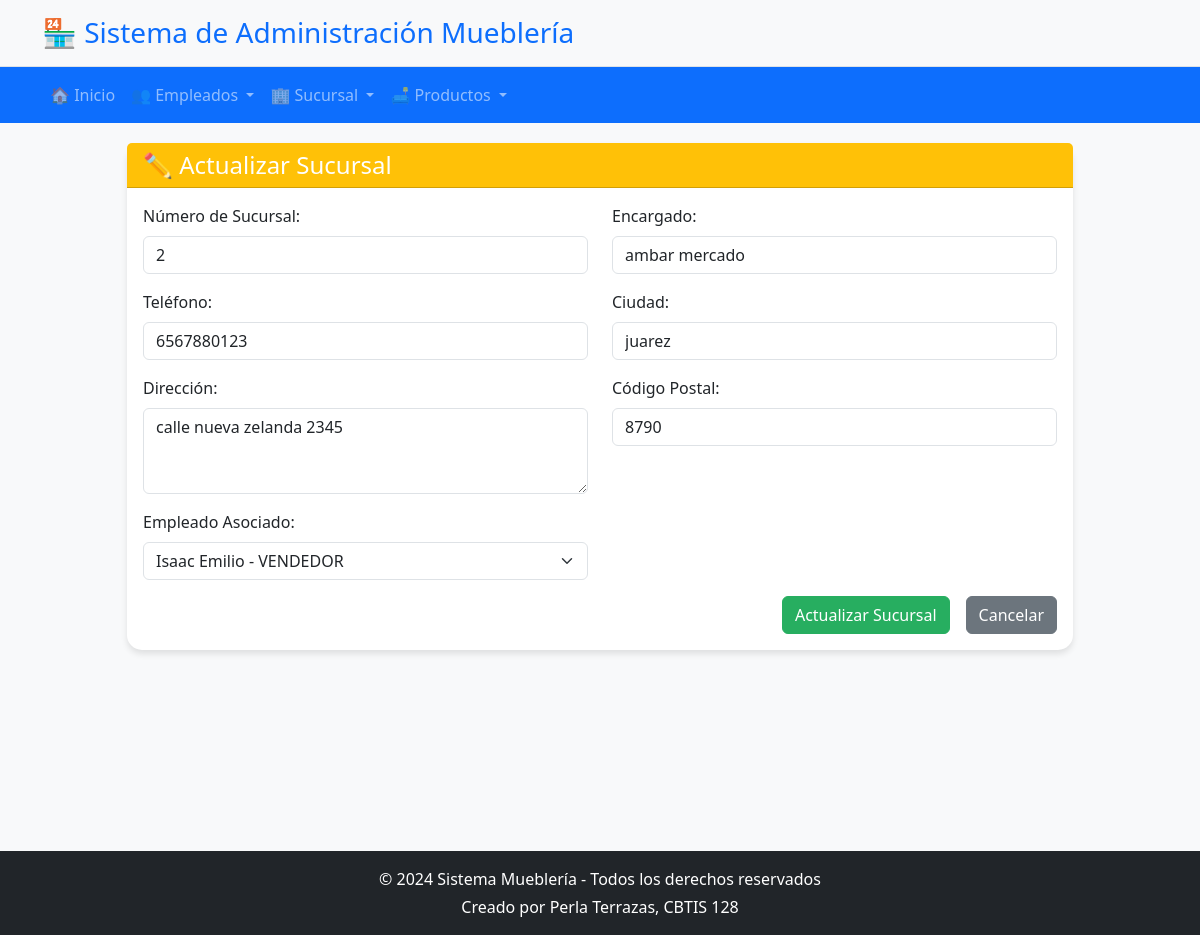
Screenshot of /sucursal/actualizar/2/ with the database file from the repository.
### app_muebleria/models.py (models this page shows, shortened)
class Sucursal(models.Model):
    id_sucursal = models.AutoField(primary_key=True)
    telefono = models.CharField(max_length=15)
    direccion = models.CharField(max_length=200)
    num_sucursal = models.IntegerField()
    encargado = models.CharField(max_length=100)
    codigo_postal = models.CharField(max_length=10)
    ciudad = models.CharField(max_length=50)
    id_empleado = models.ForeignKey(Empleado, on_delete=models.CASCADE, related_name="sucursales")

class Empleado(models.Model):
    fecha_contratacion = models.DateField()
    id_empleado = models.AutoField(primary_key=True)
    nombre = models.CharField(max_length=100)
    edad = models.IntegerField()
    cargo = models.CharField(max_length=20, choices=CARGO_CHOICES)
    telefono = models.CharField(max_length=15)
    sueldo = models.DecimalField(max_digits=10, decimal_places=2)

### app_muebleria/views.py (the view, shortened to what this page needs)
# urls.py: path('sucursal/actualizar/<int:id_sucursal>/', views.realizar_actualizacion_sucursal, name='realizar_actualizacion_sucursal'),
def realizar_actualizacion_sucursal(request, id_sucursal):
    sucursal = get_object_or_404(Sucursal, id_sucursal=id_sucursal)
    empleados = Empleado.objects.all()
    return render(request, 'sucursal/actualizar_sucursal.html', {'sucursal': sucursal, 'empleados': empleados})

### app_muebleria/templates/sucursal/actualizar_sucursal.html (shortened to what this page needs)
{% extends 'base.html' %}
{% block content %}
<div class="row justify-content-center">
    <div class="col-md-10">
        <div class="card">
            <div class="card-header bg-warning text-white">
                <h4 class="mb-0">✏️ Actualizar Sucursal</h4>
            </div>
            <div class="card-body">
                {% if sucursal %}
                <form method="POST">
                    <div class="row">
                        <div class="col-md-6 mb-3">
                            <label class="form-label">Número de Sucursal:</label>
                            <input type="number" class="form-control" name="num_sucursal" value="{{ sucursal.num_sucursal }}" required>
                        </div>
                        <div class="col-md-6 mb-3">
                            <label class="form-label">Encargado:</label>
                            <input type="text" class="form-control" name="encargado" value="{{ sucursal.encargado }}" required>
                        </div>
                    </div>
                    <div class="row">
                        <div class="col-md-6 mb-3">
                            <label class="form-label">Teléfono:</label>
                            <input type="text" class="form-control" name="telefono" value="{{ sucursal.telefono }}" required>
                        </div>
                        <div class="col-md-6 mb-3">
                            <label class="form-label">Ciudad:</label>
                            <input type="text" class="form-control" name="ciudad" value="{{ sucursal.ciudad }}" required>
                        </div>
                    </div>
                    <div class="row">
                        <div class="col-md-6 mb-3">
                            <label class="form-label">Dirección:</label>
                            <textarea class="form-control" name="direccion" rows="3" required>{{ sucursal.direccion }}</textarea>
                        </div>
                        <div class="col-md-6 mb-3">
                            <label class="form-label">Código Postal:</label>
                            <input type="text" class="form-control" name="codigo_postal" value="{{ sucursal.codigo_postal }}" required>
                        </div>
                    </div>
                    <div class="row">
                        <div class="col-md-6 mb-3">
                            <label class="form-label">Empleado Asociado:</label>
                            <select class="form-select" name="id_empleado" required>
                                {% for empleado in empleados %}
                                <option value="{{ empleado.id_empleado }}"
                                    {% if empleado.id_empleado == sucursal.id_empleado.id_empleado %}selected{% endif %}>
                                    {{ empleado.nombre }} - {{ empleado.cargo }}
                                </option>
                                {% endfor %}
                            </select>
                        </div>
                    </div>
                    <div class="d-grid gap-2 d-md-flex justify-content-md-end">
                        <button type="submit" class="btn btn-success me-md-2">Actualizar Sucursal</button>
                        <a href="{% url 'ver_sucursal' %}" class="btn btn-secondary">Cancelar</a>
                    </div>
                </form>
                {% else %}
                <div class="alert alert-info">
                    <h5>Selecciona una sucursal para actualizar</h5>
                    <p>Ve a la lista de sucursales y haz clic en "Editar" para actualizar la información.</p>
                    <a href="{% url 'ver_sucursal' %}" class="btn btn-primary">Ver Lista de Sucursales</a>
                </div>
                {% endif %}
            </div>
        </div>
    </div>
</div>
{% endblock %}

### app_muebleria/templates/base.html (style rules this page uses)
body { background-color: #f8f9fa; font-family: 'Segoe UI', Tahoma, Geneva, Verdana, sans-serif; }
.card { border: none; border-radius: 15px; box-shadow: 0 4px 6px rgba(0,0,0,0.1); margin-bottom: 20px; }
.btn-success { background-color: #27ae60; border-color: #27ae60; }

### rows the page displays
Sucursal: num_sucursal "2", encargado "ambar mercado", telefono "6567880123", ciudad "juarez", direccion "calle nueva zelanda 2345", codigo_postal "8790", id_empleado "Isaac Emilio - VENDEDOR"
